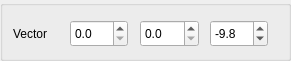
         <widget class="QGroupBox" name="groupBox_2" >
          <property name="geometry" >
           <rect>
            <x>10</x>
            <y>60</y>
            <width>291</width>
            <height>61</height>
           </rect>
          </property>
          <property name="title" >
           <string/>
          </property>
          <widget class="QLabel" name="label_12" >
           <property name="geometry" >
            <rect>
             <x>13</x>
             <y>20</y>
             <width>51</width>
             <height>27</height>
            </rect>
           </property>
           <property name="text" >
            <string>Vector</string>
           </property>
          </widget>
          <widget class="QDoubleSpinBox" name="accely_sb" >
           <property name="geometry" >
            <rect>
             <x>140</x>
             <y>20</y>
             <width>59</width>
             <height>27</height>
            </rect>
           </property>
           <property name="decimals" >
            <number>1</number>
           </property>
           <property name="maximum" >
            <double>100.000000000000000</double>
           </property>
           <property name="singleStep" >
            <double>0.100000000000000</double>
           </property>
           <property name="value" >
            <double>0.000000000000000</double>
           </property>
          </widget>
          <widget class="QDoubleSpinBox" name="accelx_sb" >
           <property name="geometry" >
            <rect>
             <x>70</x>
             <y>20</y>
             <width>58</width>
             <height>27</height>
            </rect>
           </property>
           <property name="decimals" >
            <number>1</number>
           </property>
           <property name="maximum" >
            <double>50.000000000000000</double>
           </property>
          </widget>
          <widget class="QDoubleSpinBox" name="accelz_sb" >
           <property name="geometry" >
            <rect>
             <x>210</x>
             <y>20</y>
             <width>58</width>
             <height>27</height>
            </rect>
           </property>
           <property name="decimals" >
            <number>1</number>
           </property>
           <property name="minimum" >
            <double>-100.000000000000000</double>
           </property>
           <property name="maximum" >
            <double>100.000000000000000</double>
           </property>
           <property name="singleStep" >
            <double>0.100000000000000</double>
           </property>
           <property name="value" >
            <double>-9.800000000000001</double>
           </property>
          </widget>
         </widget>
